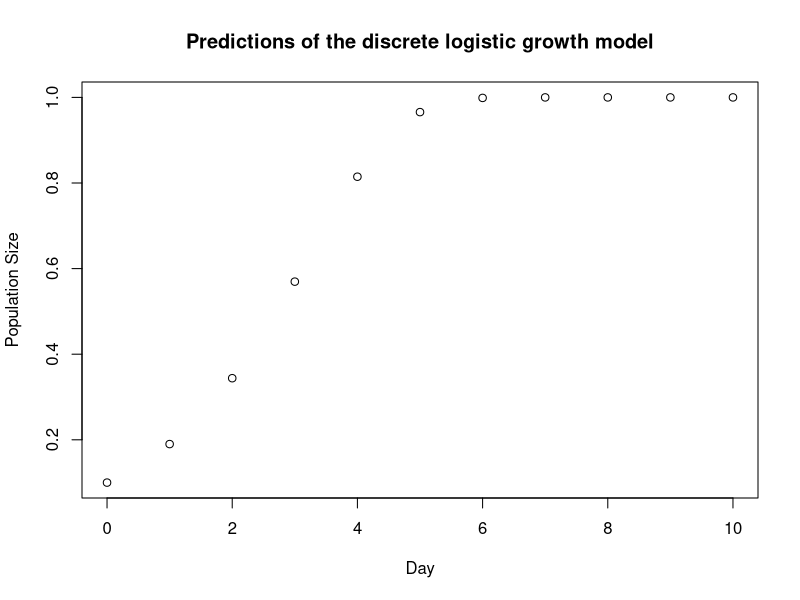

The R source for this figure:
t_vals <- seq(0, 10, by = 1)
p_initial <- 0.1
r <- 1
p_vals <- rep(NA, times = length(t_vals))
p_vals[1] <- p_initial
for (t in 1:(length(t_vals) - 1)) { 
  p_vals[t+1] <- p_vals[t]+ r * (1 - p_vals[t])*p_vals[t] 

}
plot(t_vals, p_vals, type = "p",
     main = "Predictions of the discrete logistic growth model",
     xlab = "Day", ylab = "Population Size")